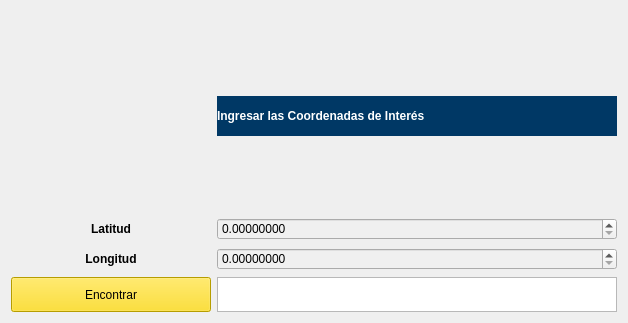
            <widget class="QWidget" name="tab_id_mas_cer">
             <attribute name="title">
              <string>Identificar Robot Más Cercano</string>
             </attribute>
             <layout class="QGridLayout" name="gridLayout_5">
              <item row="0" column="0">
               <widget class="QLabel" name="label_15">
                <property name="minimumSize">
                 <size>
                  <width>200</width>
                  <height>200</height>
                 </size>
                </property>
                <property name="styleSheet">
                 <string notr="true">border-color:rgb(6, 169, 204);
image: url(:/pack_puj/buscar.png);</string>
                </property>
                <property name="text">
                 <string/>
                </property>
               </widget>
              </item>
              <item row="1" column="0">
               <widget class="QLabel" name="label_13">
                <property name="minimumSize">
                 <size>
                  <width>200</width>
                  <height>24</height>
                 </size>
                </property>
                <property name="font">
                 <font>
                  <pointsize>9</pointsize>
                  <weight>75</weight>
                  <bold>true</bold>
                 </font>
                </property>
                <property name="text">
                 <string>&lt;html&gt;&lt;head/&gt;&lt;body&gt;&lt;p align=&quot;center&quot;&gt;Latitud&lt;/p&gt;&lt;/body&gt;&lt;/html&gt;</string>
                </property>
               </widget>
              </item>
              <item row="1" column="1">
               <widget class="QDoubleSpinBox" name="lat_encontrar">
                <property name="styleSheet">
                 <string notr="true">background-color: #f0f0f0;</string>
                </property>
                <property name="decimals">
                 <number>8</number>
                </property>
                <property name="singleStep">
                 <double>0.000001000000000</double>
                </property>
               </widget>
              </item>
              <item row="2" column="0">
               <widget class="QLabel" name="label_26">
                <property name="minimumSize">
                 <size>
                  <width>200</width>
                  <height>24</height>
                 </size>
                </property>
                <property name="font">
                 <font>
                  <pointsize>9</pointsize>
                  <weight>75</weight>
                  <bold>true</bold>
                 </font>
                </property>
                <property name="text">
                 <string>&lt;html&gt;&lt;head/&gt;&lt;body&gt;&lt;p align=&quot;center&quot;&gt;Longitud&lt;/p&gt;&lt;/body&gt;&lt;/html&gt;</string>
                </property>
               </widget>
              </item>
              <item row="2" column="1">
               <widget class="QDoubleSpinBox" name="long_encontrar">
                <property name="styleSheet">
                 <string notr="true">background-color: #f0f0f0;</string>
                </property>
                <property name="decimals">
                 <number>8</number>
                </property>
                <property name="singleStep">
                 <double>0.000001000000000</double>
                </property>
               </widget>
              </item>
              <item row="3" column="0">
               <widget class="QPushButton" name="findButton">
                <property name="minimumSize">
                 <size>
                  <width>200</width>
                  <height>35</height>
                 </size>
                </property>
                <property name="styleSheet">
                 <string notr="true">background-color: rgb(255, 220, 0);</string>
                </property>
                <property name="text">
                 <string>Encontrar</string>
                </property>
               </widget>
              </item>
              <item row="3" column="1">
               <widget class="QPlainTextEdit" name="encontrarText">
                <property name="minimumSize">
                 <size>
                  <width>400</width>
                  <height>35</height>
                 </size>
                </property>
                <property name="maximumSize">
                 <size>
                  <width>16777215</width>
                  <height>35</height>
                 </size>
                </property>
                <property name="cursor" stdset="0">
                 <cursorShape>ArrowCursor</cursorShape>
                </property>
                <property name="styleSheet">
                 <string notr="true">QWidget {
    background-color: #f0f0f0;
    border: 1px solid #ccc;
    border-radius: 0px; /* Asegúrate de que el radio de la curva sea 0 para bordes rectos */
}
background-color: rgb(255, 255, 255);</string>
                </property>
                <property name="readOnly">
                 <bool>true</bool>
                </property>
                <property name="plainText">
                 <string/>
                </property>
                <property name="centerOnScroll">
                 <bool>false</bool>
                </property>
               </widget>
              </item>
              <item row="0" column="1">
               <widget class="QLabel" name="label_27">
                <property name="minimumSize">
                 <size>
                  <width>0</width>
                  <height>40</height>
                 </size>
                </property>
                <property name="maximumSize">
                 <size>
                  <width>16777215</width>
                  <height>30</height>
                 </size>
                </property>
                <property name="font">
                 <font>
                  <pointsize>9</pointsize>
                  <weight>75</weight>
                  <bold>true</bold>
                 </font>
                </property>
                <property name="styleSheet">
                 <string notr="true">background-color: rgb(0, 56, 101);
color:rgb(255,255,255);</string>
                </property>
                <property name="text">
                 <string>Ingresar las Coordenadas de Interés</string>
                </property>
               </widget>
              </item>
             </layout>
            </widget>
